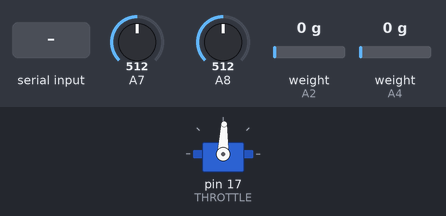
Recording of a sketch running on a simulated Arduino Leonardo, built with avr-gcc and run on an emulated ATmega32U4. Parts: servo. The test bench sets the inputs (shaded band); at power-on: A7 = 512, A8 = 512, weight on the scale (sensors on A2, A4) 0 g. What the sketch prints to the serial monitor is not drawn.

Above: at 3.2 s.
3.3 s: "thr(\n" received over Serial
4.8 s: "90,45\n" received over Serial
Timing chart, 0 to 7.8 s (numbered marks = the images above; inputs shaded):
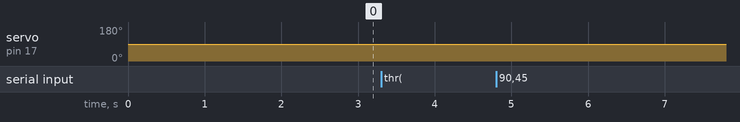

The sketch:

ardSketch.ino
```cpp
#define VPin 11
#define IPin 10
#define DOUT1 A2
#define SCK1 A3
#define DOUT2 A4
#define SCK2 A5
#define THROTTLE 17

#include "HX711.h"
#include "wiring_private.h"
#include <Servo.h>

Servo throttlePwm;

HX711 scale1;
HX711 scale2;

bool lc1 = true;
bool lc2 = true;
bool vtg = true;
bool cur = true;

// controls
// inf: returns board information
// lc1(0-1): send load cell 1 data (0 = false, 1 = true)
// lc2(0-1): send load cell 2 data (0 = false, 1 = true)
// vtg(0-1): send voltage data (0 = false, 1 = true)
// cur(0-1): send current data (0 = false, 1 = true)
// thr(0-100): set esc throttle percentage (number as percentage)
// stp: emergency stop, overrides pwm signal to low

// data
// lc1, lc2: grams
// vtg: volts
// cur: amps
// note, all data sent over serial is not zeroed, simply a raw reading, the computer software does the calibration

// note
// the pin controlling the ESC is on a pin that is by default hard wired to a LED on the leonardo, to override this, go to arduino core and replace:
// #define RXLED0			PORTB |= (1<<0)
// #define RXLED1			PORTB &= ~(1<<0)
// with this:
// #define RXLED0 0
// #define RXLED1 0

void setup() {
  Serial.begin(9600);

  Serial.println("STARTING");

  scale1.begin(DOUT1, SCK1);
  scale1.set_scale();
  scale1.tare();

  scale2.begin(DOUT2, SCK2);
  scale2.set_scale();
  scale2.tare();

  throttlePwm.attach(THROTTLE);
  setThrottle(0);

  Serial.println("STARTED");
}

void loop() {
  // deciphering of the commands is 110% vibecoded
  static String command = "";
  while (Serial.available()) {
    char c = Serial.read();
    if (c == '\n') {
      parseCommand(command);
      command = "";
    } else {
      command += c;
    }
  }

  // reads load cell 1
  long cell1Reading = 0;
  bool cell1Status = false;
  if (scale1.is_ready()) {
    long reading = scale1.read();
    cell1Reading = reading / 220.9; // 220.9 is a calibrated number
    cell1Status = true;
  }

  // reads load cell 2
  long cell2Reading = 0;
  bool cell2Status = false;
  if (scale2.is_ready()) {
    long reading = scale2.read();
    cell2Reading = reading / 220.9; // 220.9 is a calibrated number
    cell2Status = true;
  }

  // reads current and voltage using an average over the last 100ms
  long timeStart = millis();
  int count = 0;
  double sumC = 0;
  double sumV = 0;
  while (timeStart + 100 > millis()) {
    int iSense = analogReadCustom(IPin);
    sumC += iSense * (5.0 / 1023.0 * 10); // refer to altium for current computations
    int vSense = analogReadCustom(VPin);
    sumV += vSense * (5.0 / 1023.0 * 6); // refer to altium for voltage computations
    count++;
  }
  float current = sumC / count;
  float voltage = sumV / count;

  // writes return data according to serial communication
  if (lc1) {
    Serial.print("lc1(");
    if (cell1Status) {
      Serial.print(cell1Reading);
    } else {
      Serial.print("n");
    }
    Serial.println(")");
  }

  if (lc2) {
    Serial.print("lc2(");
    if (cell2Status) {
      Serial.print(cell2Reading);
    } else {
      Serial.print("n");
    }
    Serial.println(")");
  }

  if (vtg) {
    Serial.print("cur(");
    Serial.print(current);
    Serial.println(")");
  }

  if (cur) {
    Serial.print("vtg(");
    Serial.print(voltage);
    Serial.println(")");
  }

  delay(150);
}

void emergencyStop() {

}

void setThrottle(int thr) {
  Serial.print("Throttle set to ");
  Serial.print(thr);
  Serial.println("%");
  throttlePwm.writeMicroseconds(1450 + thr * 10);
}

void info() {

}

// everything below is part of command deciphering and is also 110% vibecoded (too lazy to deal with this)
void parseCommand(const String& cmd) {
  if (cmd == "inf") {
    info();
  } else if (cmd.startsWith("lc1(")) {
    lc1 = extractBool(cmd);
  } else if (cmd.startsWith("lc2(")) {
    lc2 = extractBool(cmd);
  } else if (cmd.startsWith("vtg(")) {
    vtg = extractBool(cmd);
  } else if (cmd.startsWith("cur(")) {
    cur = extractBool(cmd);
  } else if (cmd.startsWith("thr(")) {
    int val = extractNumber(cmd);
    if (val >= 0 && val <= 100) {
      setThrottle(val);
    } else {
      Serial.println("Invalid throttle value");
    }
  } else if (cmd == "stp") {
    emergencyStop();
  } else {
    Serial.println("Unknown command");
  }
}

bool extractBool(const String& s) {
  int start = s.indexOf('(');
  int end = s.indexOf(')');
  if (start != -1 && end != -1 && end > start) {
    int val = s.substring(start + 1, end).toInt();
    return val != 0;
  }
  return false;  // Default
}

int extractNumber(const String& s) {
  int start = s.indexOf('(');
  int end = s.indexOf(')');
  if (start != -1 && end != -1 && end > start) {
    return s.substring(start + 1, end).toInt();
  }
  return -1; // Invalid
}

// taken from arduino source code to bypass pin conversion
uint8_t analog_reference = DEFAULT;
int analogReadCustom(uint8_t pin)
{
    uint8_t low, high;

  #if defined(ADCSRB) && defined(MUX5)
    // the MUX5 bit of ADCSRB selects whether we're reading from channels
    // 0 to 7 (MUX5 low) or 8 to 15 (MUX5 high).
    ADCSRB = (ADCSRB & ~(1 << MUX5)) | (((pin >> 3) & 0x01) << MUX5);
  #endif

    // set the analog reference (high two bits of ADMUX) and select the
    // channel (low 4 bits).  this also sets ADLAR (left-adjust result)
    // to 0 (the default).
  #if defined(ADMUX)
    ADMUX = (analog_reference << 6) | (pin & 0x07);
  #endif

    // without a delay, we seem to read from the wrong channel
    //delay(1);

  #if defined(ADCSRA) && defined(ADCL)
    // start the conversion
    sbi(ADCSRA, ADSC);

    // ADSC is cleared when the conversion finishes
    while (bit_is_set(ADCSRA, ADSC));

    // we have to read ADCL first; doing so locks both ADCL
    // and ADCH until ADCH is read.  reading ADCL second would
    // cause the results of each conversion to be discarded,
    // as ADCL and ADCH would be locked when it completed.
    low  = ADCL;
    high = ADCH;
  #else
    // we dont have an ADC, return 0
    low  = 0;
    high = 0;
  #endif

    // combine the two bytes
    return (high << 8) | low;
}
```

Measured:
- after the input at 3.3 s, every drawn part: stays the same
- after the input at 4.8 s, every drawn part: stays the same
